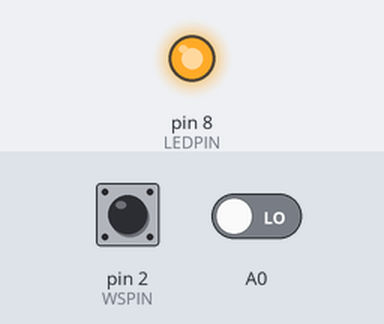
Bench run of a sketch on a simulated Arduino Uno, built with avr-gcc and run on an emulated ATmega328P. On the bench: output pins drawn as LEDs (lit = HIGH). The test bench sets the inputs (shaded band); at power-on: pin 2 (WSPIN) HIGH, A0 LOW.

Above: at 0.1 s.
At 1.1 s:
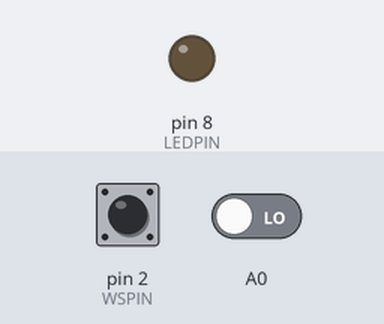
Timing chart, 0 to 2.6 s (numbered marks = the images above):
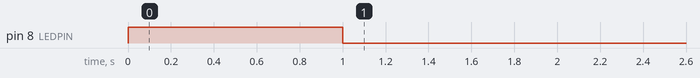

The sketch:

Stazione_Gommone_01.ino
```cpp
#include <Wire.h>

/*
##########################################################
STAZIONE GOMMONE METIS VELA UNIPD
##########################################################
      Andrea     Mastrangelo
Dott. Marco Tarantino
      Stefano    Pieretti
##########################################################
*/


#define WSPIN 2
#define LEDPIN  8
#define ADD 0x25
byte data[4];

int wd = 920;
byte ws = 200;
byte bat = 100;

void setup() {
Wire.begin(ADD);
Serial.begin(57600);
Wire.onRequest(requestEvent);

pinMode(WSPIN,INPUT_PULLUP);
pinMode(LEDPIN,OUTPUT);
attachInterrupt(digitalPinToInterrupt(WSPIN), ISR_FUNC, RISING);
  digitalWrite(LEDPIN,HIGH);
  delay(1000);
  digitalWrite(LEDPIN,LOW);

}
void loop() {
  wd = pulseIn(A0,HIGH,5000);
  //Serial.println(wd);
  //bat= analogRead(A1);
  data[0]=wd; //LSB wd
  data[1]=wd>>8; //MSB wd
  data[2]=ws;
  data[3]=bat;
  delay(500);


}

void requestEvent(){
  digitalWrite(LEDPIN,HIGH);
  Wire.write(data,4);
  ws=0;
  digitalWrite(LEDPIN,LOW);
}
void ISR_FUNC(){
  ++ws;
}
```
